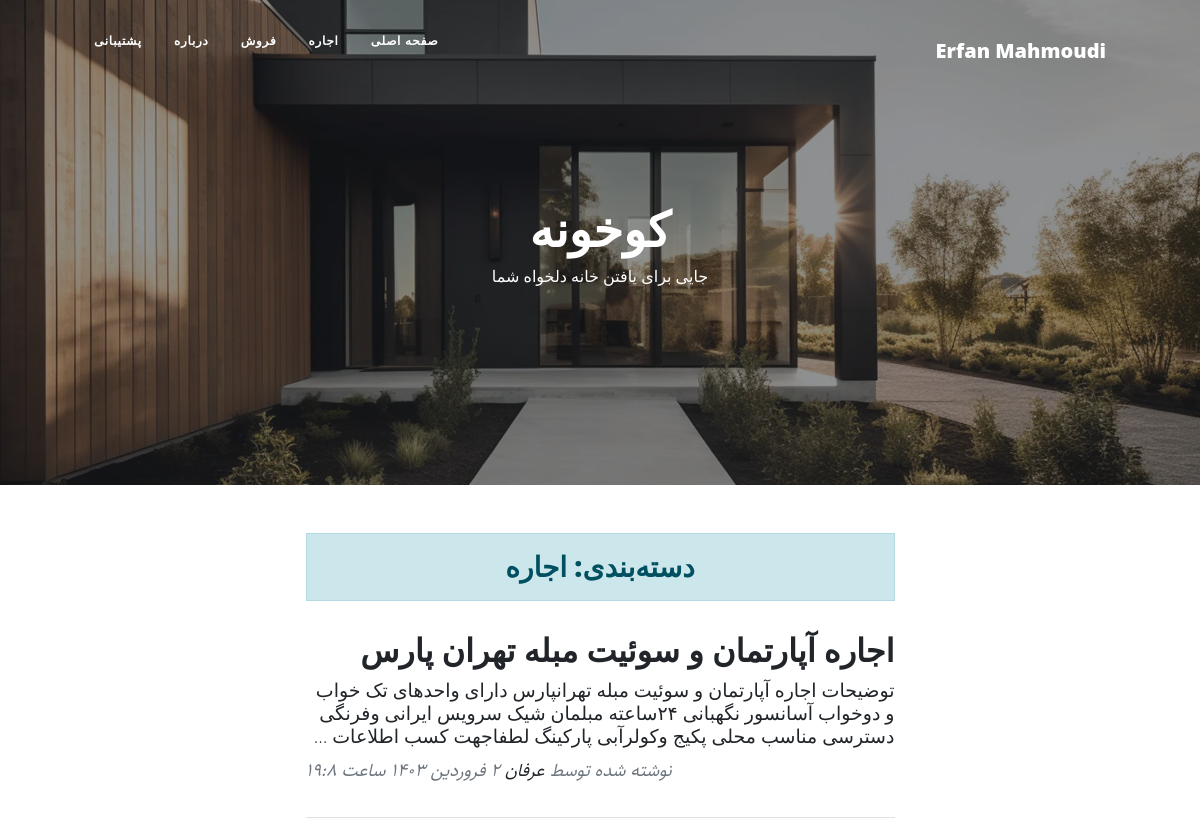
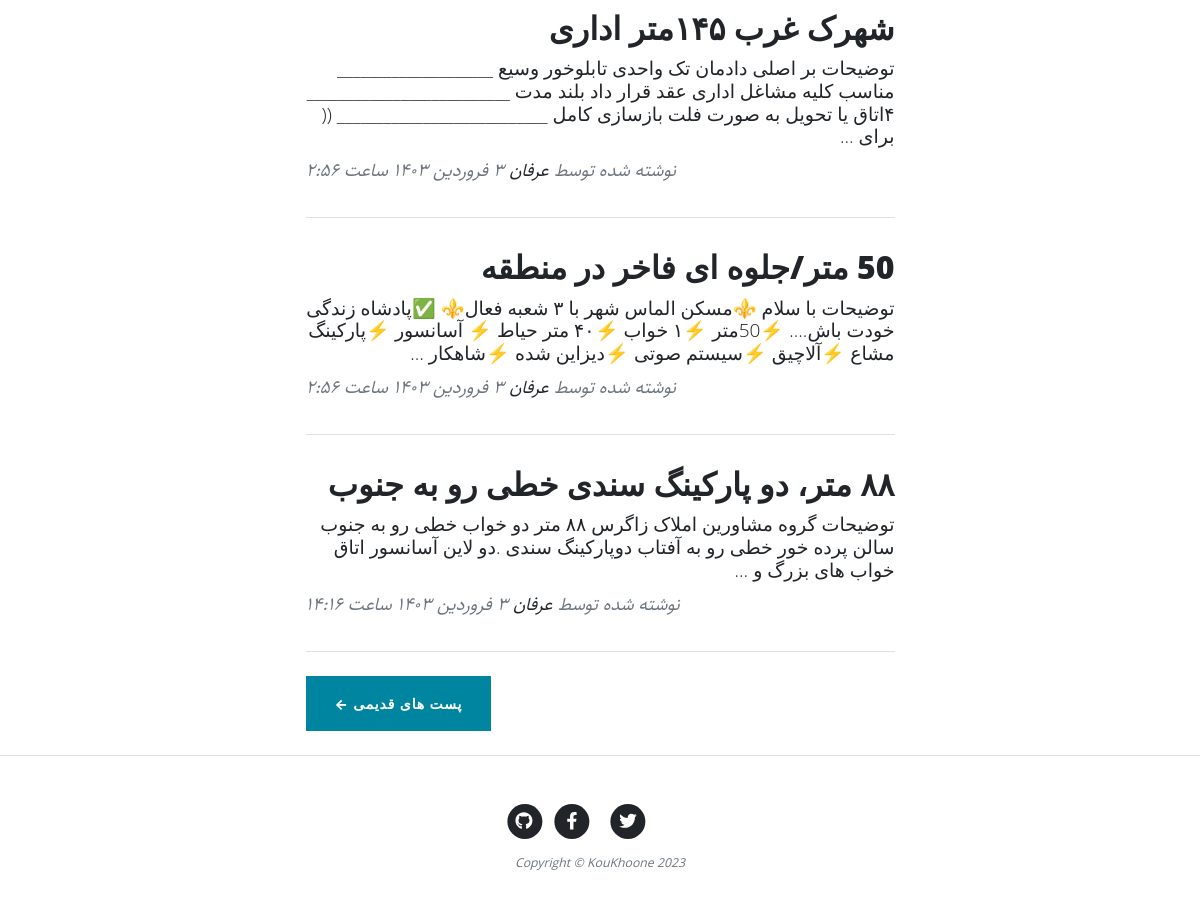
Page /category/rent on the committed database (2 pictures, top to bottom).
### blog/models.py (models this page shows, shortened)
class category(models.Model):
    parent = models.ForeignKey('self', default = None, null = True, blank = True, on_delete = models.SET_NULL, related_name = 'children', verbose_name = "زیردسته")
    title = models.CharField(max_length= 200, verbose_name = "عنوان دسته‌بندی")
    slug = models.SlugField (max_length = 100, unique=True, verbose_name = "آدرس دسته‌بندی")
    status = models.BooleanField(default = True, verbose_name = "آیا نمایش داده شود؟")
    position = models.IntegerField(verbose_name = "پوزیشن")
    class Meta(object):
        verbose_name = "دسته‌بندی"
        verbose_name_plural = "دسته‌بندی ها"
        ordering = ['parent__id','position']
    objects = CategoryManager()

class Article(models.Model):
    STATUS_CHOICES = (
    ('d', 'پیش نویس'),
    ('p', 'منتشر شده'),
    )
    title = models.CharField(max_length= 200, verbose_name = "عنوان مقاله")
    slug = models.SlugField (max_length = 100, unique=True, verbose_name = "آدرس مقاله")
    author = models.ForeignKey(User, on_delete = models.CASCADE)
    category = models.ManyToManyField(category, verbose_name = "دسته‌بندی", related_name = "articles")
    description = models.TextField (verbose_name = "محتوا")
    thumbnail = models.ImageField (upload_to="images", verbose_name = " تصویر")
    publish = models.DateTimeField (default = timezone.now, verbose_name = "زمان انتشار")
    created = models.DateTimeField (auto_now_add = True, verbose_name = "زمان ساخت")
    updated = models.DateTimeField (auto_now = True)
    status = models.CharField (max_length = 1, choices = STATUS_CHOICES, verbose_name = "وضعیت")
    class Meta(object):
        verbose_name = "مقاله"
        verbose_name_plural = "مقاله ها"
    def jpublish(self):
        return jalali_convertor(self.publish)
    jpublish.short_description = "زمان انتشار"
    def category_published(self):
        return self.category.filter(status = True)
    objects = ArticleManager()

### blog/views.py (the view)
def category(request, slug, page=1):
    category = get_object_or_404 (categ, slug=slug, status = True)
    articles_list = category.articles.published()
    paginator = Paginator(articles_list, 4)  # Show 25 contacts per page.
    articles = paginator.get_page(page)
    context = {
        "category" : category,
        "articles" : articles,
    }
    return render (request, "blog/category.html", context)

### blog/models.py (called while the page is built)
    def published (self):
        return self.filter(status = 'p')

    def active (self):
        return self.filter(status = True)

### blog/templatetags/base_tags.py (called while the page is built)
@register.simple_tag
def name():
    return "Erfan Mahmoudi"

@register.inclusion_tag("blog/partials/category_navbar.html")
def category_navbar():
    return {
            "category" : category.objects.filter(status=True)
    }

### extentions/jalali.py (called while the page is built)
    def persian_tuple(self):
        return self.persian_year, self.persian_month, self.persian_day

### extentions/utils.py (called while the page is built)
def persian_numbers_convertor(mystr):
    numbers = {
    "0" : "۰",
    "1" : "۱",
    "2" : "۲",
    "3" : "۳",
    "4" : "۴",
    "5" : "۵",
    "6" : "۶",
    "7" : "۷",
    "8" : "۸",
    "9" : "۹",
    }
    for e,p in numbers.items():
        mystr = mystr.replace(e, p)
    return mystr

def jalali_convertor(time):
    time = timezone.localtime(time)
    jmonths = ["فروردین","اردیبهشت","خرداد","تیر","مرداد","شهریور","مهر","آبان","آذر","دی","بهمن","اسفند"]
    time_to_str = "{},{},{}".format(time.year, time.month, time.day)
    time_to_tuple = jalali.Gregorian(time_to_str).persian_tuple()
    time_to_list = list (time_to_tuple)
    for index, month in enumerate(jmonths):
        if time_to_list[1] == index + 1:
            time_to_list[1] = month
            break
    output = "{} {} {} ساعت {}:{}".format(
    time_to_list[2],
    time_to_list[1],
    time_to_list[0],
    time.hour,
    time.minute,
    )
    return persian_numbers_convertor(output)

### blog/templates/blog/category.html (shortened to what this page needs)
{%extends 'blog/base.html'%}
{% load static %}
{% block main %}
<header class="masthead" style="background-image: url('{% static "blog/assets/img/Jewkes-Design_Black-Modern-House.jpg" %}')">
    <div class="container position-relative px-4 px-lg-5">
        <div class="row gx-4 gx-lg-5 justify-content-center">
            <div class="col-md-10 col-lg-8 col-xl-7">
                <div class="site-heading">
                    <h1>کوخونه</h1>
                    <span class="subheading">جایی برای یافتن خانه دلخواه شما</span>
                </div>
            </div>
        </div>
    </div>
</header>
<div class="container px-4 px-lg-5">
    <div class="row gx-4 gx-lg-5 justify-content-center">
        <div class="col-md-10 col-lg-8 col-xl-7">
          <h3 class = "alert alert-primary text-center">دسته‌بندی: {{category.title}}</h3>
            {% for article in articles%}
            <div class="post-preview">
                <a href="{% url 'blog:detail' article.slug %}">
                    <h2 class="post-title">{{article.title}}</h2>
                    <h3 class="post-subtitle">{{article.description|truncatewords:30}}</h3>
                </a>
                <p class="post-meta">
                    نوشته شده توسط
                    <a href="#!">عرفان</a>
                    {{article.jpublish}}
                </p>
            </div>
            <hr class="my-4" />
            {% endfor %}
            <div class="pager_button d-flex justify-content-end mb-4">
              {% if articles.has_next %}
              <a class="btn btn-primary" href="{% url 'blog:category' category.slug articles.next_page_number %}">پست های قدیمی &larr;</a>
              {% endif %}
            </div>
        </div>
    </div>
</div>
{% endblock %}

### blog/templates/blog/partials/category_navbar.html (shortened to what this page needs)
<div class="collapse navbar-collapse nav" id="navbarResponsive">
    <ul class="navbar-nav ms-auto py-4 py-lg-0">
        <li class="nav-item">
          <a class="nav-link px-lg-3 py-3 py-lg-4" href="{% url 'blog:home' %}">صفحه اصلی</a>
        </li>
        {% for cat in category %}
          {% if cat.parent == None %}
            <li class="nav-item">
              <a class="nav-link px-lg-3 py-3 py-lg-4" href="{% url 'blog:category' cat.slug %}">{{cat.title}}</a>
            </li>
          {% endif %}
        {% endfor %}
        <li class="nav-item"><a class="nav-link px-lg-3 py-3 py-lg-4" href="{% url 'blog:about' %}">درباره</a></li>
        <li class="nav-item"><a class="nav-link px-lg-3 py-3 py-lg-4" href="{% url 'blog:contact' %}">پشتیبانی</a></li>
    </ul>
</div>

### blog/static/blog/css/rtl.css (style rules this page uses)
body { font-family: "Sahel"; direction: rtl; text-align: right; font-size: 14px; }
.navbar-nav { margin-left: initial !important; margin-right: auto; }
.post-meta { text-align: left; }
.pager_button { float: left !important; }
header.masthead .site-heading h1 { font-size: 3rem !important; }
header.masthead .page-heading .subheading, header.masthead .site-heading .subheading { font-size: 1rem !important; }
.post-title { font-size: 32px !important; }
.post-subtitle { font-size: 19px !important; }
.nav ul { padding-right: : 0; }
.nav ul li { border-bottom: none; height: 86px; line-height: :86px; font-size: 14px; display: inline-block; float: left; margin: 0 auto; }
.nav ul li a { text-decoration: none; color: #000000; display: block; transition: .3s background-color; padding:0 24px; }
.nav a { bordor-bottom:none; }

### rows in the picture
category: title "اجاره"
category: title "فروش"
Article: title "اجاره آپارتمان و سوئیت مبله تهران پارس", description "توضیحات اجاره آپارتمان و سوئیت مبله تهرانپارس دارای واحدهای تک خواب و دوخواب آسانسور نگهبانی ۲۴ساعته مبلمان شیک سرویس ایرانی وفرنگی دسترسی مناسب محلی پکیج وکولرآبی پارکینگ لطفاجهت کسب اطلاعات …", jpublish "۲ فروردین ۱۴۰۳ ساعت ۱۹:۸"
Article: title "شهرک غرب ۱۴۵متر اداری", description "توضیحات بر اصلی دادمان تک واحدی تابلوخور وسیع ____________________ مناسب کلیه مشاغل اداری عقد قرار داد بلند مدت __________________________ ۴اتاق یا تحویل به صورت فلت بازسازی کامل ___________________________ (( برای …", jpublish "۳ فروردین ۱۴۰۳ ساعت ۲:۵۶"
Article: title "50 متر/جلوه ای فاخر در منطقه", description "توضیحات با سلام ⚜️مسکن الماس شهر با ۳ شعبه فعال⚜️ ✅پادشاه زندگی خودت باش.... ⚡️50متر ⚡️۱ خواب ⚡️۴۰ متر حیاط ⚡️ آسانسور ⚡️پارکینگ مشاع ⚡️آلاچیق ⚡️سیستم صوتی ⚡️دیزاین شده ⚡️شاهکار …", jpublish "۳ فروردین ۱۴۰۳ ساعت ۲:۵۶"
Article: title "۸۸ متر، دو پارکینگ سندی خطی رو به جنوب", description "توضیحات گروه مشاورین املاک زاگرس ۸۸ متر دو خواب خطی رو به جنوب سالن پرده خور خطی رو به آفتاب دوپارکینگ سندی .دو لاین آسانسور اتاق خواب های بزرگ و …", jpublish "۳ فروردین ۱۴۰۳ ساعت ۱۴:۱۶"
